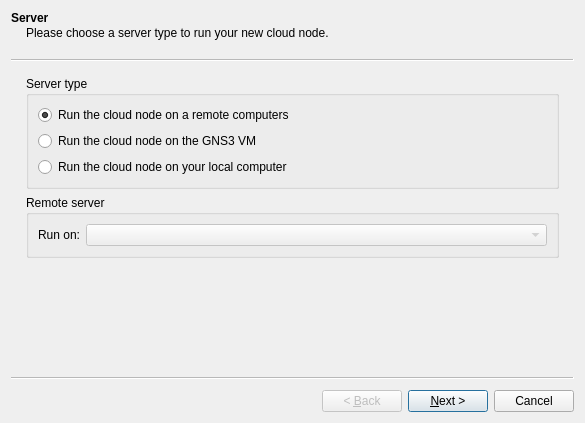
<?xml version="1.0" encoding="UTF-8"?>
<ui version="4.0">
 <class>CloudNodeWizard</class>
 <widget class="QWizard" name="CloudNodeWizard">
  <property name="geometry">
   <rect>
    <x>0</x>
    <y>0</y>
    <width>585</width>
    <height>423</height>
   </rect>
  </property>
  <property name="windowTitle">
   <string>New cloud node template</string>
  </property>
  <property name="modal">
   <bool>true</bool>
  </property>
  <widget class="QWizardPage" name="uiServerWizardPage">
   <property name="title">
    <string>Server</string>
   </property>
   <property name="subTitle">
    <string>Please choose a server type to run your new cloud node.</string>
   </property>
   <layout class="QGridLayout" name="gridLayout_2">
    <item row="0" column="0">
     <widget class="QGroupBox" name="uiServerTypeGroupBox">
      <property name="title">
       <string>Server type</string>
      </property>
      <layout class="QVBoxLayout" name="verticalLayout">
       <item>
        <widget class="QRadioButton" name="uiRemoteRadioButton">
         <property name="text">
          <string>Run the cloud node on a remote computers</string>
         </property>
         <property name="checked">
          <bool>true</bool>
         </property>
        </widget>
       </item>
       <item>
        <widget class="QRadioButton" name="uiVMRadioButton">
         <property name="text">
          <string>Run the cloud node on the GNS3 VM</string>
         </property>
        </widget>
       </item>
       <item>
        <widget class="QRadioButton" name="uiLocalRadioButton">
         <property name="text">
          <string>Run the cloud node on your local computer</string>
         </property>
        </widget>
       </item>
      </layout>
     </widget>
    </item>
    <item row="1" column="0">
     <widget class="QGroupBox" name="uiRemoteServersGroupBox">
      <property name="title">
       <string>Remote server</string>
      </property>
      <layout class="QGridLayout" name="gridLayout_7">
       <item row="0" column="0">
        <widget class="QLabel" name="uiRemoteServersLabel">
         <property name="text">
          <string>Run on:</string>
         </property>
        </widget>
       </item>
       <item row="0" column="1">
        <widget class="QComboBox" name="uiRemoteServersComboBox">
         <property name="enabled">
          <bool>false</bool>
         </property>
         <property name="sizePolicy">
          <sizepolicy hsizetype="Expanding" vsizetype="Fixed">
           <horstretch>0</horstretch>
           <verstretch>0</verstretch>
          </sizepolicy>
         </property>
        </widget>
       </item>
      </layout>
     </widget>
    </item>
   </layout>
  </widget>
  <widget class="QWizardPage" name="uiNameWizardPage">
   <property name="title">
    <string>Name</string>
   </property>
   <property name="subTitle">
    <string>Please choose a descriptive name for the new cloud node.</string>
   </property>
   <layout class="QGridLayout" name="gridLayout">
    <item row="0" column="0">
     <widget class="QLabel" name="uiNameLabel">
      <property name="text">
       <string>Name:</string>
      </property>
     </widget>
    </item>
    <item row="0" column="1">
     <widget class="QLineEdit" name="uiNameLineEdit"/>
    </item>
   </layout>
  </widget>
 </widget>
 <tabstops>
  <tabstop>uiNameLineEdit</tabstop>
 </tabstops>
 <resources/>
 <connections/>
</ui>
